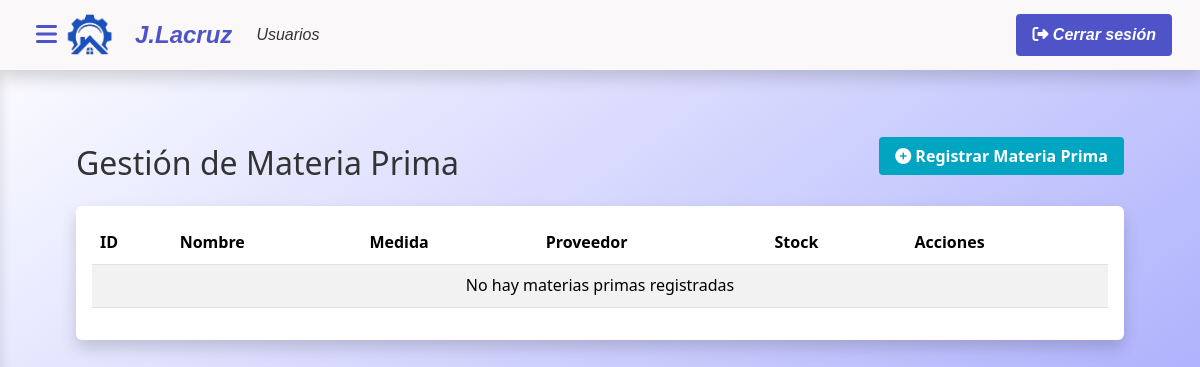
/controlador/MateriaPrimaControlador.php, run on an earlier commit of the app's database.
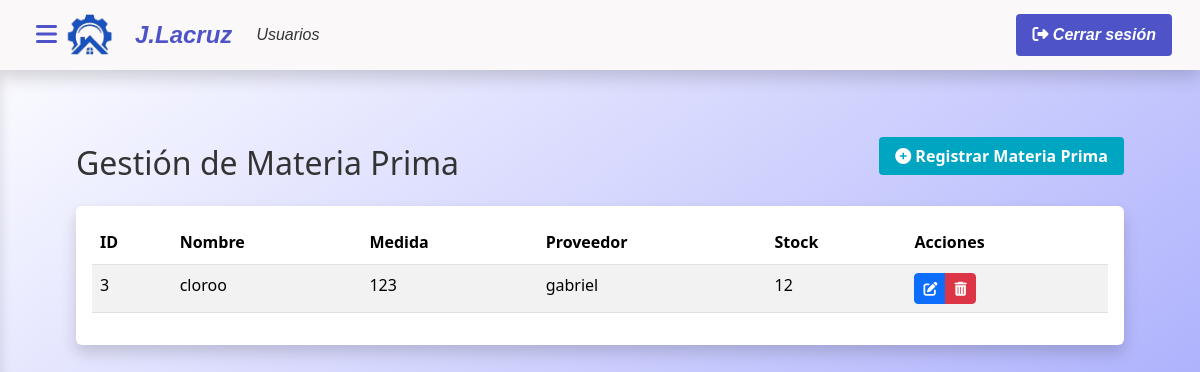
And on a later commit of the database.
### tables this page shows
CREATE TABLE `materia_prima` (
  `id_materia` int(11) NOT NULL,
  `id_provedores` int(11) NOT NULL,
  `nombre` varchar(50) NOT NULL,
  `medida` varchar(12) NOT NULL,
  `stock` int(11) NOT NULL
);

CREATE TABLE `proveedores` (
  `id_proveedores` int(11) NOT NULL,
  `id_direccion` int(11) NOT NULL,
  `nombre` varchar(50) NOT NULL,
  `telefono` varchar(20) NOT NULL,
  `correo` varchar(100) NOT NULL
);

### modelo/conexion.php (called while the page is built, shortened)
<?php
class Conexion {
    public function __construct() {
    try {
        $this->pdo = new PDO("mysql:host=localhost;dbname=proyecto_lacruz", "root", "");
    } catch (PDOException $e) {
        die("Error de conexión: " . $e->getMessage());
    }
}
}
?>

### modelo/MateriaPrimaModelo.php (called while the page is built, shortened)
<?php
require_once 'modelo/conexion.php';
class MateriaPrima extends Conexion
{
    public function listar() {
        try {
            $sql = "SELECT m.*, p.nombre AS proveedor
                    FROM materia_prima m
                    JOIN proveedores p ON m.id_provedores = p.id_proveedores
                    ORDER BY m.id_materia ASC";
            $stmt = $this->pdo->prepare($sql);
            $stmt->execute();
            return $stmt->fetchAll(PDO::FETCH_ASSOC);
        } catch (PDOException $e) {
            error_log('Error en MateriaPrima->listar(): ' . $e->getMessage());
            return [];
        }
    }
}
?>

### vista/materiaPrima/index.php (shortened to what this page needs)
<?php require_once('vista/parcial/header.php'); ?>
<div class="main-content">
    <div class="container-fluid py-4">
        <div class="row mb-4">
            <div class="col-md-6">
                <h2 class="mb-0">Gestión de Materia Prima</h2>
            </div>
            <div class="col-md-6 text-end">
                <a href="index.php?c=MateriaPrimaControlador&m=crear" class="p-btn" data-bs-toggle="modal" data-bs-target="#registrarMateriaModal">
                    <i class="fas fa-plus-circle"></i> Registrar Materia Prima
                </a>
            </div>
        </div>
        <div class="card">
            <div class="card-body">
                <div class="table-responsive">
                    <table class="table table-striped table-hover">
                        <thead class="table-white">
                            <tr>
                                <th>ID</th>
                                <th>Nombre</th>
                                <th>Medida</th>
                                <th>Proveedor</th>
                                <th>Stock</th>
                                <th>Acciones</th>
                            </tr>
                        </thead>
                        <tbody>
                            <?php if (empty($materias)): ?>
                                <tr>
                                    <td colspan="6" class="text-center">No hay materias primas registradas</td>
                                </tr>
                            <?php else: ?>
                                <?php foreach ($materias as $m): ?>
                                    <tr>
                                        <td><?= htmlspecialchars($m['id_materia']) ?></td>
                                        <td><?= htmlspecialchars($m['nombre']) ?></td>
                                        <td><?= htmlspecialchars($m['medida']) ?></td>
                                        <td><?= htmlspecialchars($m['proveedor']) ?></td>
                                        <td><?= htmlspecialchars($m['stock']) ?></td>
                                        <td>
                                            <div class="btn-group" role="group">
                                                <button value="<?= $m['id_materia'] ?>" type="button" class="btn btn-primary btn-sm btn-editar">
                                                    <i class="fas fa-edit"></i>
                                                </button>
                                                <button type="button" class="btn btn-danger btn-sm btn-eliminar" data-id="<?= $m['id_materia'] ?>" data-controlador="MateriaPrimaControlador">
                                                    <i class="fas fa-trash-alt"></i>
                                                </button>
                                            </div>
                                        </td>
                                    </tr>
                                <?php endforeach; ?>
                            <?php endif; ?>
                        </tbody>
                    </table>
                </div>
            </div>
        </div>
    </div>
</div>
<?php require_once('vista/parcial/footer.php'); ?>

What changed in the data, as far as the page shows it:
added materia_prima: id_materia "3", nombre "cloroo", medida "123", id_provedores.nombre "gabriel", stock "12"
Also different on the page:
text no longer shown: "No hay materias primas registradas"
